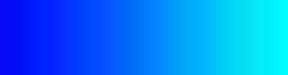
#> input picture background.jpg, 96 x 25 px (shown 3 times larger)
$ python generate_captcha.py   (Python 2 division)
#> lines starting #> are read from the running program, lines starting #| are printed output that depends on the picture
# coding:utf-8
import os
import math
import random
import numpy as np
from PIL import Image, ImageDraw, ImageFont, ImageFilter

# abcdefghjkmnpqrstuvwxy
_letter_cases = "abdefghmnpqrstvwxyz" # 小写字母，去除可能干扰的c i j k l o u v
_upper_cases = "ABDEFHMNPQRSTWXYZ" # 大写字母，去除可能干扰的C G I J K L O U V
_numbers = ''.join(map(str, range(2, 10))) # 数字，去除0，1
init_chars = ''.join((_letter_cases, _upper_cases, _numbers))
fontType = "./luxirb.ttf"
bg_image = "./background.jpg"
out_dir = "./mycaptchas"

def create_validate_code(size=(96, 25),
                             chars=init_chars,
                             img_type="jpg",
                             mode="RGB",
                             bg_image=bg_image,
                             fg_color=(255, 255, 255),
                             font_size=20,
                             font_type=fontType,
                             char_length=6,
                             draw_lines=True,
                             n_line=(10, 16),
                             min_length=1,
                             max_length=12,
                             draw_points=False,
                             point_chance = 2):
  '''
  @todo: 生成验证码图片
  @param size: 图片的大小，格式（宽，高），默认为(120, 30)
  @param chars: 允许的字符集合，格式字符串
  @param img_type: 图片保存的格式，默认为GIF，可选的为GIF，JPEG，TIFF，PNG
  @param mode: 图片模式，默认为RGB
  @param bg_color: 背景颜色，默认为白色
  @param fg_color: 前景色，验证码字符颜色，默认为白色#FFFFFF
  @param font_size: 验证码字体大小
  @param font_type: 验证码字体，默认为 ae_AlArabiya.ttf
  @param length: 验证码字符个数
  @param draw_lines: 是否划干扰线
  @param n_lines: 干扰线的条数范围，格式元组，默认为(1, 2)，只有draw_lines为True时有效
  @param min_length: 干扰线的最小长度
  @param max_length: 干扰线的最大长度
  @param draw_points: 是否画干扰点
  @param point_chance: 干扰点出现的概率，大小范围[0, 100]
  @return: [0]: PIL Image实例
  @return: [1]: 验证码图片中的字符串
  '''
#> called with size = (96, 25), img_type = 'jpg', mode = 'RGB', bg_image = './background.jpg', fg_color = (255, 255, 255), font_size = 20, font_type = './luxirb.ttf', char_length = 6

  width, height = size # 宽， 高
  img = Image.open(bg_image) # 创建图形
#> img is the input picture: PIL image 96x25 RGB; mean R, G, B 2.1, 125.2, 251.1
  draw = ImageDraw.Draw(img) # 创建画笔
  if draw_lines:
    create_lines(draw,min_length,max_length,n_line,width,height)
  if draw_points:
    create_points(draw,point_chance,width,height)
  strs = create_strs(draw,chars,char_length,font_type, font_size,width,height,fg_color)
#> strs = 'D2FhHH'
  # # 图形扭曲参数
  # params = [1 - float(random.randint(1, 2)) / 100,
  #           0,
  #           0,
  #           0,
  #           1 - float(random.randint(1, 10)) / 100,
  #           float(random.randint(1, 2)) / 500,
  #           0.001,
  #           float(random.randint(1, 2)) / 500
  #           ]
  # img = img.transform(size, Image.PERSPECTIVE, params) # 创建扭曲
  img = img.filter(ImageFilter.DETAIL) # 滤镜，边界加强（阈值更大）
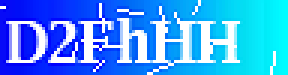
#> img: PIL image 96x25 RGB (shown 3 times larger); mean R, G, B 63.1, 155.4, 251.9
  return img, strs


def create_lines(draw,min_length,max_length, n_line, width, height):
  '''绘制干扰线'''
  line_num = random.randint(n_line[0],n_line[1]) # 干扰线条数
  for i in range(line_num):
    # 起始点
    begin = (random.randint(0, width), random.randint(0, height))
    # 长度
    length = min_length+random.random()*(max_length-min_length)
    # 角度
    alpha = random.randrange(0, 360)
    #结束点
    end = (begin[0]+length*math.cos(math.radians(alpha)),
          begin[1]-length*math.sin(math.radians(alpha)))
    draw.line([begin, end], fill=(255, 255, 255))

def create_points(draw,point_chance,width,height):
  '''绘制干扰点'''
  chance = min(100, max(0, int(point_chance))) # 大小限制在[0, 100]

  for w in xrange(width):
    for h in xrange(height):
      tmp = random.randint(0, 100)
      if tmp > 100 - chance:
        draw.point((w, h), fill=(0, 0, 0))

def create_strs(draw,chars,char_length,font_type, font_size,width,height,fg_color):
  '''绘制验证码字符'''
  '''生成给定长度的字符串，返回列表格式'''
  # c_chars = random.sample(chars, length) # sample产生的是unique的char
  flag = False
  while not flag:
    c_chars = np.random.choice(list(chars), char_length).tolist()
    strs = ''.join(c_chars) # 每个字符前后以空格隔开

    font = ImageFont.truetype(font_type, font_size)
    font_width, font_height = font.getsize(strs)

    try:
      start_x = random.randrange(0, width - font_width)
      start_y = random.randrange(0, height - font_height)
    except ValueError as e:
      print e
      print strs
      print width, font_width, height, font_height
    else:
      flag = True

  draw.text((start_x, start_y), strs, font=font, fill=fg_color)
  return ''.join(c_chars)


if __name__ == "__main__":
  if not os.path.exists(out_dir):
    os.makedirs(out_dir)
  for _ in range(500):
    code_img, code_str = create_validate_code()
#> code_str = 'D2FhHH'
    code_img.save("%s/%s.jpg" % (out_dir, code_str))
